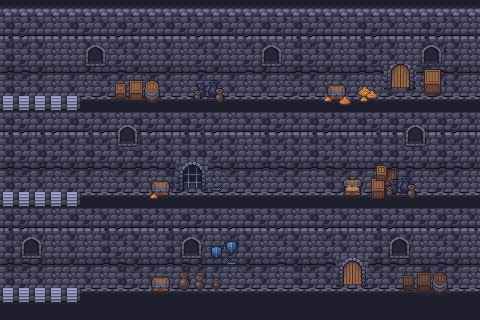

Rendered tile map (Tiled .tmx) drawn with the repository's tilesets; below, a short description and the map source with its tile grids summarised:
An orthogonal 30x20 tile map with 16x16 px tiles, 6 tile layers (Слой тайлов 1, Слой тайлов 4, Слой тайлов 2, платформа, ...), 7 tilesets.

<map version="1.10" tiledversion="1.12.1" orientation="orthogonal" renderorder="right-down" width="30" height="20" tilewidth="16" tileheight="16" infinite="0" nextlayerid="18" nextobjectid="1">
 <tileset firstgid="1" name="Water_coasts_animation" tilewidth="16" tileheight="16" tilecount="616" columns="22">
  <image source="tilesets/Water_coasts_animation.png" width="352" height="448" />
 </tileset>
 <tileset firstgid="617" name="decorative_cracks_walls" tilewidth="16" tileheight="16" tilecount="256" columns="8">
  <image source="tilesets/decorative_cracks_walls.png" width="128" height="512" />
 </tileset>
 <tileset firstgid="873" name="decorative_cracks_floor" tilewidth="16" tileheight="16" tilecount="120" columns="8">
  <image source="tilesets/decorative_cracks_floor.png" width="128" height="240" />
 </tileset>
 <tileset firstgid="993" name="walls_floor" tilewidth="16" tileheight="16" tilecount="299" columns="13">
  <image source="tilesets/walls_floor.png" width="208" height="368" />
 </tileset>
 <tileset firstgid="1292" name="fire_animation" tilewidth="16" tileheight="16" tilecount="198" columns="11">
  <image source="tilesets/fire_animation.png" width="176" height="288" />
 </tileset>
 <tileset firstgid="1490" name="Objects" tilewidth="16" tileheight="16" tilecount="144" columns="24">
  <image source="tilesets/Objects.png" width="384" height="96" />
 </tileset>
 <tileset firstgid="1634" name="doors_lever_chest_animation" tilewidth="16" tileheight="16" tilecount="120" columns="10">
  <image source="tilesets/doors_lever_chest_animation.png" width="160" height="192" />
 </tileset>
 <layer id="11" name="Слой тайлов 1" width="30" height="20">
  <data>[600 cells, 600 non-empty, 13 distinct tile ids]</data>
 </layer>
 <layer id="15" name="Слой тайлов 4" width="30" height="20">
  <data>[600 cells, 270 non-empty, 12 distinct tile ids]</data>
 </layer>
 <layer id="12" name="Слой тайлов 2" width="30" height="20">
  <data>[600 cells, 150 non-empty, 3 distinct tile ids]</data>
 </layer>
 <layer id="13" name="платформа" width="30" height="20">
  <data>[600 cells, 15 non-empty, 1 distinct tile ids]</data>
 </layer>
 <layer id="16" name="Слой тайлов 5" width="30" height="20">
  <data>[600 cells, 114 non-empty, 74 distinct tile ids]</data>
 </layer>
 <layer id="17" name="Слой тайлов 6" width="30" height="20">
  <data>[600 cells, 5 non-empty, 5 distinct tile ids]</data>
 </layer>
</map>
